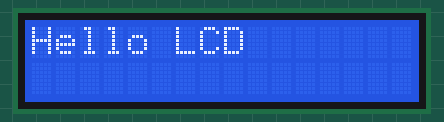
Recording of a sketch running on a simulated Arduino Uno, built with avr-gcc and run on an emulated ATmega328P. On the bench: 16×2 character LCD. What the sketch prints to the serial monitor is not drawn.

Above: at 0.1 s.
At 3.5 s:
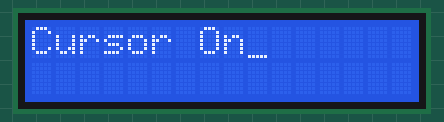
At 5.6 s:
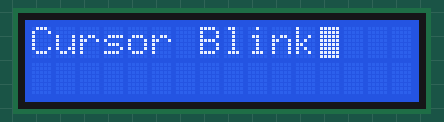
At 7.6 s:
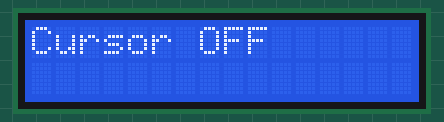
At 17.6 s:
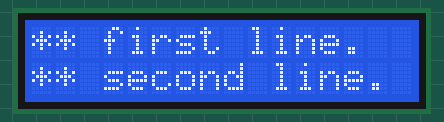
At 37.1 s:
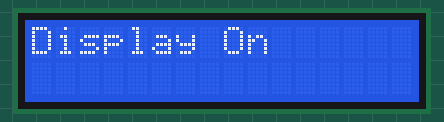

The sketch:

LiquidCrystal_PCF8574_Test.ino
```cpp
#include <Wire.h>
#include <LiquidCrystal_PCF8574.h>

LiquidCrystal_PCF8574 lcd(0x20);  // set the LCD address to 0x27 for a 16 chars and 2 line display

int show;

void setup()
{
  int error;

  Serial.begin(115200);
  Serial.println("LCD...");

  while (! Serial);

  Serial.println("Dose: check for LCD");

  // See http://playground.arduino.cc/Main/I2cScanner
  Wire.begin();
  Wire.beginTransmission(0x20);
  error = Wire.endTransmission();
  Serial.print("Error: ");
  Serial.print(error);

  if (error == 0) {
    Serial.println(": LCD found.");

  } else {
    Serial.println(": LCD not found.");
  } // if

  lcd.begin(16, 2); // initialize the lcd
  show = 0;
} // setup()

void loop()
{
  if (show == 0) {
    lcd.setBacklight(255);
    lcd.home(); lcd.clear();
    lcd.print("Hello LCD");
    delay(1000);

    lcd.setBacklight(0);
    delay(400);
    lcd.setBacklight(255);

  } else if (show == 1) {
    lcd.clear();
    lcd.print("Cursor On");
    lcd.cursor();

  } else if (show == 2) {
    lcd.clear();
    lcd.print("Cursor Blink");
    lcd.blink();

  } else if (show == 3) {
    lcd.clear();
    lcd.print("Cursor OFF");
    lcd.noBlink();
    lcd.noCursor();

  } else if (show == 4) {
    lcd.clear();
    lcd.print("Display Off");
    lcd.noDisplay();

  } else if (show == 5) {
    lcd.clear();
    lcd.print("Display On");
    lcd.display();

  } else if (show == 7) {
    lcd.clear();
    lcd.setCursor(0, 0);
    lcd.print("*** first line.");
    lcd.setCursor(0, 1);
    lcd.print("*** second line.");

  } else if (show == 8) {
    lcd.scrollDisplayLeft();
  } else if (show == 9) {
    lcd.scrollDisplayLeft();
  } else if (show == 10) {
    lcd.scrollDisplayLeft();
  } else if (show == 11) {
    lcd.scrollDisplayRight();
  } // if

  delay(2000);
  show = (show + 1) % 12;
} // loop()
```

Measured:
- what the display in image 1 shows lasts 2.0 s, from 3.5 s to 5.5 s
